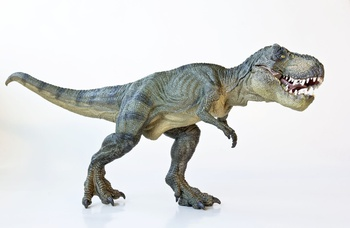
#> input picture images/TRex.jpg, 350 x 228 px
$ python canny.py --image images/TRex.jpg
#> lines starting #> are read from the running program, lines starting #| are printed output that depends on the picture; after the words box and inside, x2 and y2 are one past the last pixel; in counts of white or black regions, pixels touching at a corner belong together
import numpy as np
import argparse
import cv2


ap = argparse.ArgumentParser()
ap.add_argument('-i', '--image', required=True, help='Path to the image')
args = vars(ap.parse_args())

image = cv2.imread(args['image'])
#> image is the input picture: shape (228, 350, 3); mean B, G, R 216.4, 216.9, 215.4
image = cv2.cvtColor(image, cv2.COLOR_BGR2GRAY)
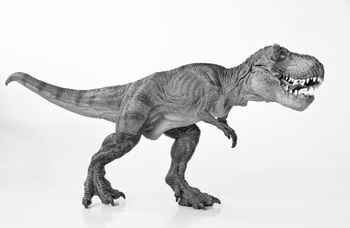
#> image: shape (228, 350); min 2, max 255, mean 216.4
image = cv2.GaussianBlur(image, (5, 5), 0)
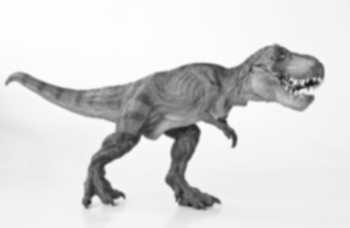
#> image: shape (228, 350); min 21, max 254, mean 216.4
cv2.imshow('Blurred', image)


canny = cv2.Canny(image, 10, 200)
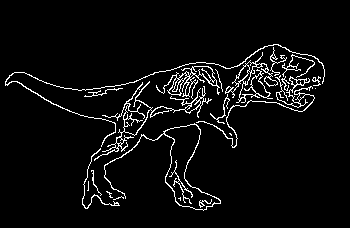
#> canny: shape (228, 350); 5% white in thin lines or dots, all inside (x1, y1, x2, y2) = (5, 44, 325, 211)
cv2.imshow('Canny', canny)
cv2.waitKey(0)
